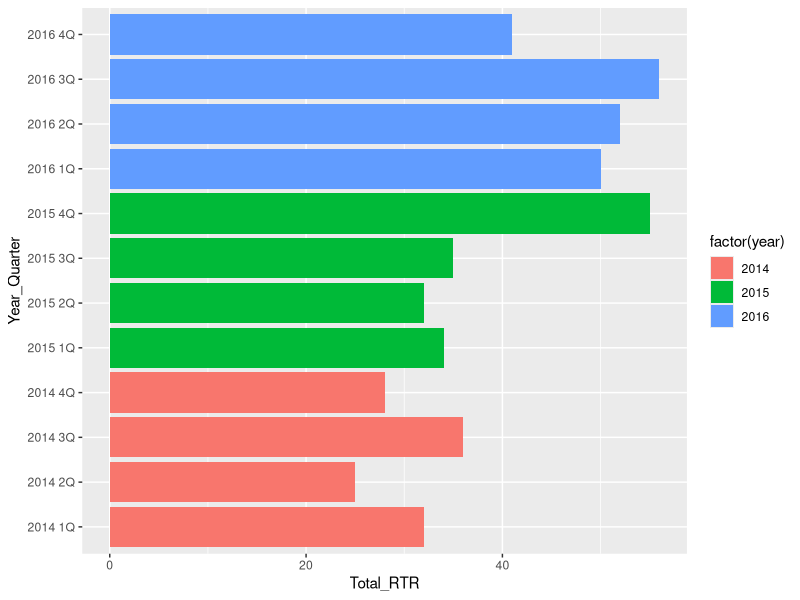
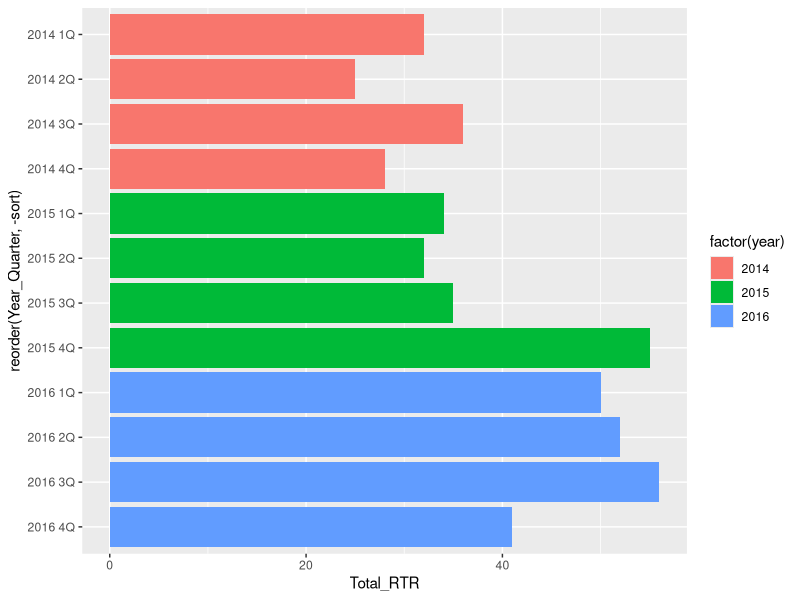
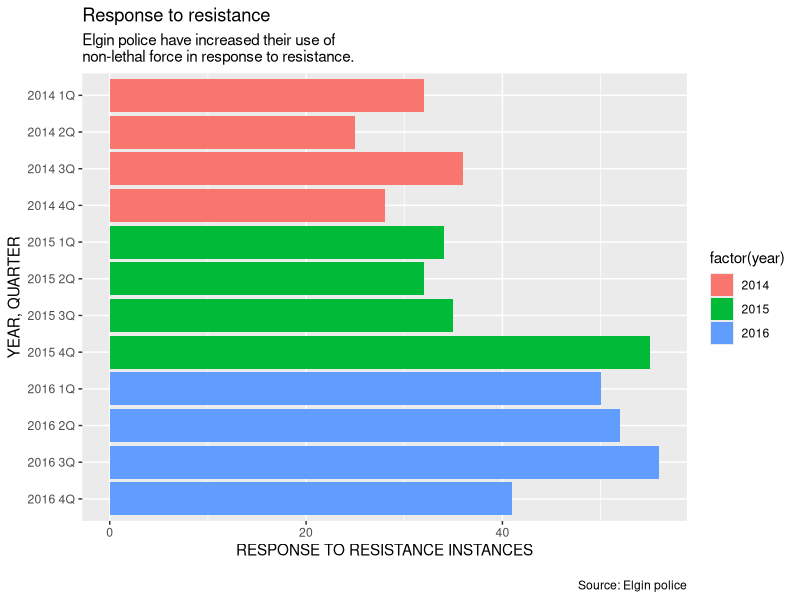
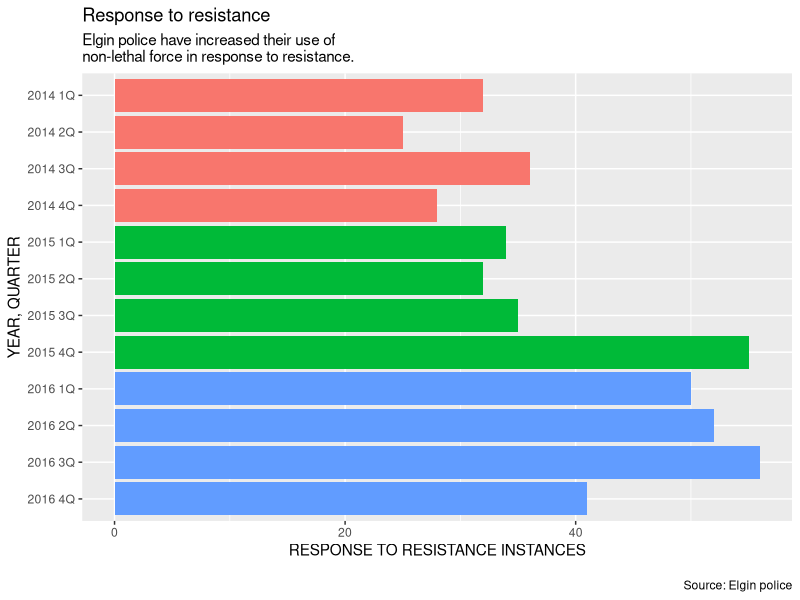
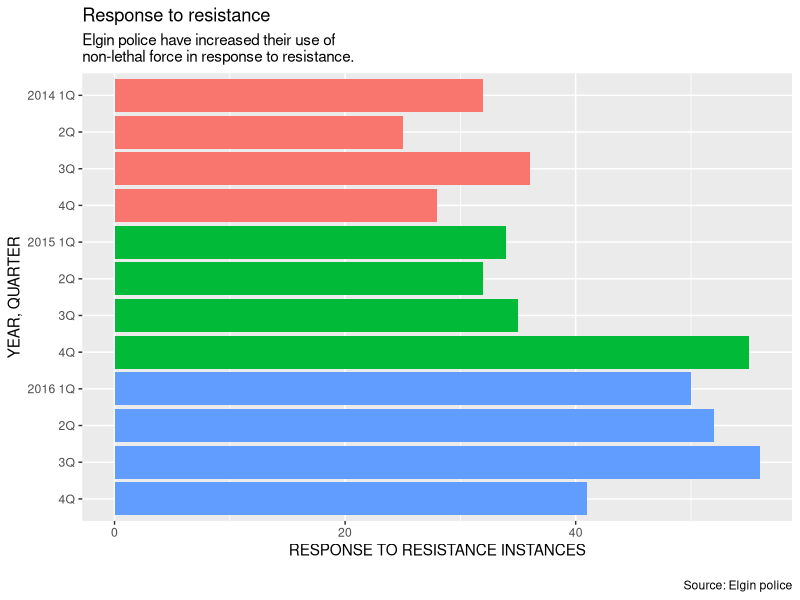
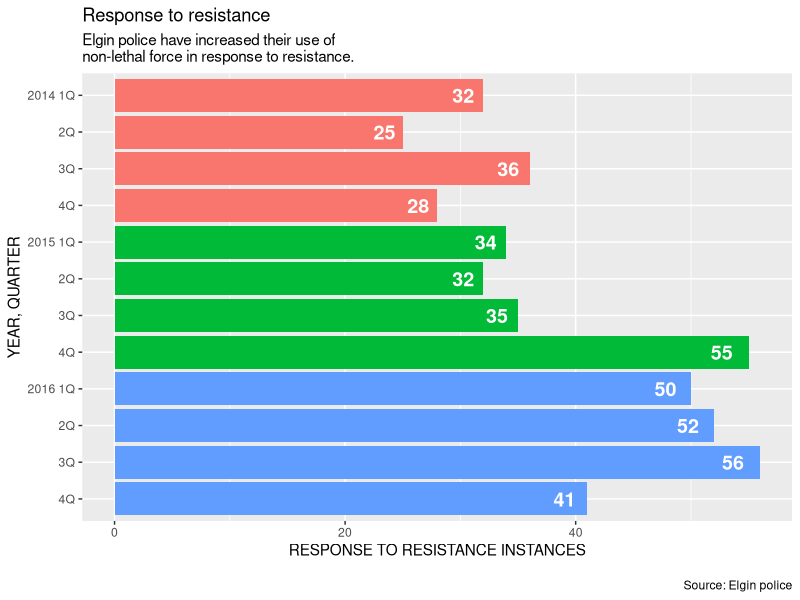
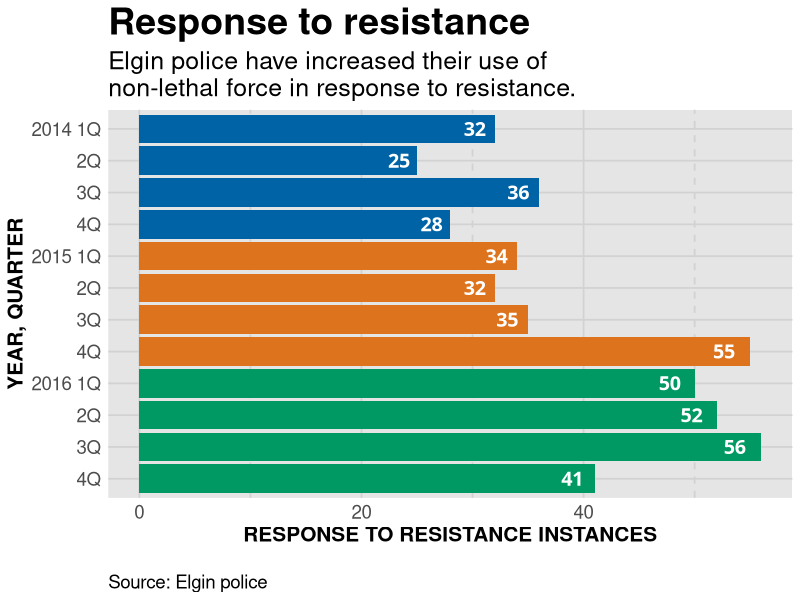

These charts were generated, in order, by the following R code:
## ---- chunk 1
knitr::opts_chunk$set(echo = TRUE)
## ---- chunk 2

library(readr)
library(ggplot2)
library(ggthemes)

df <- read_csv("dfCrime.csv")

summary(df)

## ---- chunk 3

basebar <- ggplot(df) + 
  aes(x = Year_Quarter, 
      y = Total_RTR, 
      fill = factor(year)) +
  geom_bar(stat="identity") + 
  coord_flip()
basebar

## ---- chunk 4

df <-df[order(df$Year_Quarter),]
df$sort <- seq.int(nrow(df)) 
head(df)

## ---- chunk 5

basebar <- ggplot(df) + 
  aes(x = reorder(Year_Quarter, -sort), # Sort
      y = Total_RTR, 
      fill = factor(year)) +
  geom_bar(stat="identity") + 
  coord_flip()
basebar
## ---- chunk 6

basebar <- ggplot(df) + 
  aes(x = reorder(Year_Quarter, -sort), 
      y = Total_RTR, 
      fill = factor(year)) +
  geom_bar(stat="identity") + 
  coord_flip()

# add all the titles.
basebar <- basebar + labs(
  title="Response to resistance",
  subtitle="Elgin police have increased their use of\nnon-lethal force in response to resistance.",
  x="YEAR, QUARTER", 
  y="RESPONSE TO RESISTANCE INSTANCES",
  caption="\nSource: Elgin police")
basebar

## ---- chunk 7

basebar <- ggplot(df) + 
  aes(x = reorder(Year_Quarter, -sort), 
      y = Total_RTR, 
      fill = factor(year)) +
  geom_bar(stat="identity") + 
  coord_flip()

basebar <- basebar + labs(
  title="Response to resistance",
  subtitle="Elgin police have increased their use of\nnon-lethal force in response to resistance.",
  x="YEAR, QUARTER", 
  y="RESPONSE TO RESISTANCE INSTANCES",
  caption="\nSource: Elgin police")

# Remove lengend
basebar <- basebar + theme(legend.position="None")

basebar

## ---- chunk 8

basebar <- ggplot(df) + 
  aes(x = reorder(Year_Quarter, -sort), 
      y = Total_RTR, 
      fill = factor(year)) +
  geom_bar(stat="identity") + 
  coord_flip()

basebar <- basebar + labs(
  title="Response to resistance",
  subtitle="Elgin police have increased their use of\nnon-lethal force in response to resistance.",
  x="YEAR, QUARTER", 
  y="RESPONSE TO RESISTANCE INSTANCES",
  caption="\nSource: Elgin police")

basebar <- basebar + theme(legend.position="None")

# Better x labels
basebar <- basebar + scale_x_discrete(
  labels=c("4Q","3Q","2Q","2016 1Q","4Q","3Q","2Q","2015 1Q","4Q","3Q","2Q","2014 1Q")
)

basebar

## ---- chunk 9

basebar <- ggplot(df) + 
  aes(x = reorder(Year_Quarter, -sort), 
      y = Total_RTR, 
      fill = factor(year)) +
  geom_bar(stat="identity") + 
  coord_flip()

basebar <- basebar + labs(
  title="Response to resistance",
  subtitle="Elgin police have increased their use of\nnon-lethal force in response to resistance.",
  x="YEAR, QUARTER", 
  y="RESPONSE TO RESISTANCE INSTANCES",
  caption="\nSource: Elgin police")

basebar <- basebar + theme(legend.position="None")

basebar <- basebar + scale_x_discrete(
  labels=c("4Q","3Q","2Q","2016 1Q","4Q","3Q","2Q","2015 1Q","4Q","3Q","2Q","2014 1Q")
)

# add values to the bars
basebar <- basebar + geom_text(
  position = "stack", 
  aes(x = Year_Quarter, 
      y = Total_RTR - (Total_RTR * 0.025), 
      hjust = 1,
      label = Total_RTR),
  size=5,
  fontface="bold",
  color="white"
  )

basebar

## ---- chunk 10

#---------------------

# This function set styles for the chart
# Be sure to run it before you plot

theme_gfx <- function(...) {
  theme_set(theme_get() + theme(text = element_text(family = 'Verdana', size= 12, lineheight=0.9))) + 
    theme(
      # edit background colors
      plot.background = element_blank(),
      legend.background = element_blank(),
      panel.background=element_rect(fill="#E5E5E5"),
      strip.background=element_rect(fill="#E5E5E5"),
      # modify grid and tick lines
      panel.grid.major = element_line(size = .6, color="#D2D2D2"),
      panel.grid.minor = element_line(size = .6, color="#D2D2D2", linetype = "dashed"),
      axis.ticks = element_blank(),
      # edit font sizes
      plot.title = element_text(size = 27,face="bold"),
      plot.subtitle = element_text(size = 18),
      legend.title=element_text(size = 13,face="bold"),
      legend.text=element_text(size=14.7),
      axis.title=element_text(size=15, face="bold"),
      axis.text=element_text(size=13.5),
      plot.caption=element_text(size=13.5, hjust=0),
      strip.text = element_text(face="bold", size=13.5, hjust=0),
      # This puts the legend across the top
      legend.position="top", 
      legend.direction="horizontal",
      # removes label for legend
      #legend.title = element_blank(),
      ...
    )
}

#-----Insert plot here -------------

basebar <- ggplot(df) + 
  aes(x = reorder(Year_Quarter, -sort), 
      y = Total_RTR, 
      fill = factor(year)) +
  geom_bar(stat="identity") + 
  coord_flip() + theme_gfx() # add the theme

# add all the titles.
basebar <- basebar + labs(
  title="Response to resistance",
  subtitle="Elgin police have increased their use of\nnon-lethal force in response to resistance.",
  x="YEAR, QUARTER", 
  y="RESPONSE TO RESISTANCE INSTANCES",
  caption="\nSource: Elgin police")

# Remove lengend
basebar <- basebar + theme(legend.position="None")

# Better x labels
basebar <- basebar + scale_x_discrete(
  labels=c("4Q","3Q","2Q","2016 1Q","4Q","3Q","2Q","2015 1Q","4Q","3Q","2Q","2014 1Q")
)

# add values to the bars
basebar <- basebar + geom_text(
  position = "stack", 
  aes(x = Year_Quarter, 
      y = Total_RTR - (Total_RTR * 0.025), 
      hjust = 1,
      label = Total_RTR),
  family="Verdana", # set the font family
  size=5,
  fontface="bold",
  color="white"
  )

# Add a color scheme for the chart
basebar <- basebar + scale_colour_manual( values = c("#0063A5", "#DE731D", "#009964", "#DA2128", "#6F2C91") ) + scale_fill_manual( values = c("#0063A5", "#DE731D", "#009964", "#DA2128", "#6F2C91") )

basebar

#----- End plot --------------

